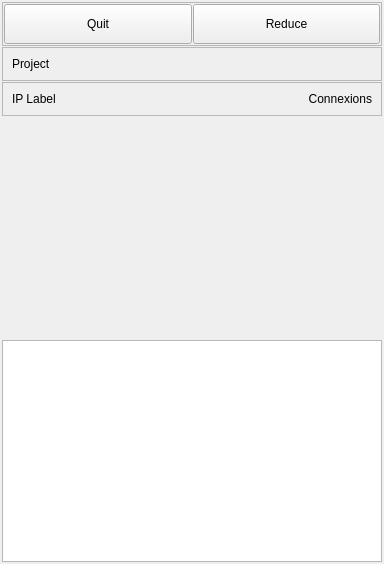
<?xml version="1.0" encoding="UTF-8"?>
<ui version="4.0">
 <class>Form</class>
 <widget class="QWidget" name="Form">
  <property name="geometry">
   <rect>
    <x>0</x>
    <y>0</y>
    <width>384</width>
    <height>564</height>
   </rect>
  </property>
  <property name="windowTitle">
   <string>Form</string>
  </property>
  <layout class="QVBoxLayout" name="verticalLayout">
   <property name="spacing">
    <number>1</number>
   </property>
   <property name="leftMargin">
    <number>2</number>
   </property>
   <property name="topMargin">
    <number>2</number>
   </property>
   <property name="rightMargin">
    <number>2</number>
   </property>
   <property name="bottomMargin">
    <number>2</number>
   </property>
   <item>
    <widget class="QFrame" name="frame_2">
     <property name="frameShape">
      <enum>QFrame::StyledPanel</enum>
     </property>
     <property name="frameShadow">
      <enum>QFrame::Raised</enum>
     </property>
     <layout class="QHBoxLayout" name="horizontalLayout_2">
      <property name="spacing">
       <number>1</number>
      </property>
      <property name="leftMargin">
       <number>1</number>
      </property>
      <property name="topMargin">
       <number>1</number>
      </property>
      <property name="rightMargin">
       <number>1</number>
      </property>
      <property name="bottomMargin">
       <number>1</number>
      </property>
      <item>
       <widget class="QPushButton" name="server_quit_pushButton">
        <property name="minimumSize">
         <size>
          <width>0</width>
          <height>40</height>
         </size>
        </property>
        <property name="text">
         <string>Quit</string>
        </property>
       </widget>
      </item>
      <item>
       <widget class="QPushButton" name="server_reduce_pushButton">
        <property name="minimumSize">
         <size>
          <width>0</width>
          <height>40</height>
         </size>
        </property>
        <property name="text">
         <string>Reduce</string>
        </property>
       </widget>
      </item>
     </layout>
    </widget>
   </item>
   <item>
    <widget class="QFrame" name="frame_3">
     <property name="frameShape">
      <enum>QFrame::StyledPanel</enum>
     </property>
     <property name="frameShadow">
      <enum>QFrame::Raised</enum>
     </property>
     <layout class="QHBoxLayout" name="horizontalLayout_3">
      <item>
       <widget class="QLabel" name="server_project_label">
        <property name="text">
         <string>Project</string>
        </property>
       </widget>
      </item>
     </layout>
    </widget>
   </item>
   <item>
    <widget class="QFrame" name="frame">
     <property name="sizePolicy">
      <sizepolicy hsizetype="Preferred" vsizetype="Fixed">
       <horstretch>0</horstretch>
       <verstretch>0</verstretch>
      </sizepolicy>
     </property>
     <property name="frameShape">
      <enum>QFrame::StyledPanel</enum>
     </property>
     <property name="frameShadow">
      <enum>QFrame::Raised</enum>
     </property>
     <layout class="QHBoxLayout" name="horizontalLayout">
      <item>
       <widget class="QLabel" name="server_ip_label">
        <property name="sizePolicy">
         <sizepolicy hsizetype="Preferred" vsizetype="Fixed">
          <horstretch>0</horstretch>
          <verstretch>0</verstretch>
         </sizepolicy>
        </property>
        <property name="text">
         <string>IP Label</string>
        </property>
       </widget>
      </item>
      <item>
       <widget class="QLabel" name="server_connexions_label">
        <property name="layoutDirection">
         <enum>Qt::LeftToRight</enum>
        </property>
        <property name="text">
         <string>Connexions</string>
        </property>
        <property name="alignment">
         <set>Qt::AlignRight|Qt::AlignTrailing|Qt::AlignVCenter</set>
        </property>
       </widget>
      </item>
     </layout>
    </widget>
   </item>
   <item>
    <widget class="QFrame" name="server__users_verticalFrame">
     <property name="sizePolicy">
      <sizepolicy hsizetype="Preferred" vsizetype="Expanding">
       <horstretch>0</horstretch>
       <verstretch>0</verstretch>
      </sizepolicy>
     </property>
     <layout class="QVBoxLayout" name="users_layout_0">
      <item>
       <layout class="QVBoxLayout" name="users_layout"/>
      </item>
      <item>
       <spacer name="verticalSpacer">
        <property name="orientation">
         <enum>Qt::Vertical</enum>
        </property>
        <property name="sizeHint" stdset="0">
         <size>
          <width>20</width>
          <height>40</height>
         </size>
        </property>
       </spacer>
      </item>
     </layout>
    </widget>
   </item>
   <item>
    <widget class="QTextEdit" name="log_textEdit">
     <property name="readOnly">
      <bool>true</bool>
     </property>
     <property name="textInteractionFlags">
      <set>Qt::NoTextInteraction</set>
     </property>
    </widget>
   </item>
  </layout>
 </widget>
 <resources/>
 <connections/>
</ui>
